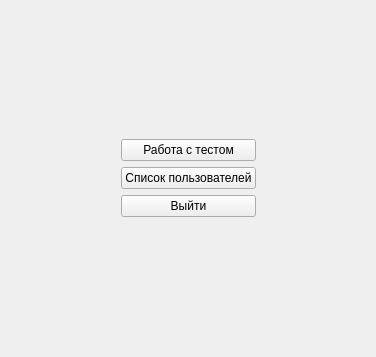
<?xml version="1.0" encoding="UTF-8"?>
<ui version="4.0">
    <class>Form</class>
    <widget class="QWidget" name="Form">
        <property name="geometry">
            <rect>
                <x>0</x>
                <y>0</y>
                <width>376</width>
                <height>357</height>
            </rect>
        </property>
        <property name="windowTitle">
            <string>Преподаватель</string>
        </property>
        <layout class="QGridLayout" name="gridLayout_2">
            <item row="2" column="1">
                <spacer name="verticalSpacer">
                    <property name="orientation">
                        <enum>Qt::Vertical</enum>
                    </property>
                    <property name="sizeType">
                        <enum>QSizePolicy::Maximum</enum>
                    </property>
                    <property name="sizeHint" stdset="0">
                        <size>
                            <width>20</width>
                            <height>40</height>
                        </size>
                    </property>
                </spacer>
            </item>
            <item row="1" column="0">
                <spacer name="horizontalSpacer">
                    <property name="orientation">
                        <enum>Qt::Horizontal</enum>
                    </property>
                    <property name="sizeHint" stdset="0">
                        <size>
                            <width>40</width>
                            <height>20</height>
                        </size>
                    </property>
                </spacer>
            </item>
            <item row="1" column="2">
                <spacer name="horizontalSpacer_2">
                    <property name="orientation">
                        <enum>Qt::Horizontal</enum>
                    </property>
                    <property name="sizeHint" stdset="0">
                        <size>
                            <width>40</width>
                            <height>20</height>
                        </size>
                    </property>
                </spacer>
            </item>
            <item row="1" column="1">
                <layout class="QVBoxLayout" name="verticalLayout_2">
                    <item>
                        <layout class="QVBoxLayout" name="verticalLayout_3">
                            <item>
                                <widget class="QPushButton" name="pushButton_2">
                                    <property name="sizePolicy">
                                        <sizepolicy hsizetype="Expanding" vsizetype="Maximum">
                                            <horstretch>0</horstretch>
                                            <verstretch>0</verstretch>
                                        </sizepolicy>
                                    </property>
                                    <property name="text">
                                        <string>Работа с тестом</string>
                                    </property>
                                </widget>
                            </item>
                            <item>
                                <widget class="QPushButton" name="pushButton">
                                    <property name="sizePolicy">
                                        <sizepolicy hsizetype="Minimum" vsizetype="Maximum">
                                            <horstretch>0</horstretch>
                                            <verstretch>0</verstretch>
                                        </sizepolicy>
                                    </property>
                                    <property name="text">
                                        <string>Список пользователей</string>
                                    </property>
                                </widget>
                            </item>
                            <item>
                                <widget class="QPushButton" name="pushButton_4">
                                    <property name="text">
                                        <string>Выйти</string>
                                    </property>
                                </widget>
                            </item>
                        </layout>
                    </item>
                </layout>
            </item>
            <item row="0" column="1">
                <spacer name="verticalSpacer_2">
                    <property name="orientation">
                        <enum>Qt::Vertical</enum>
                    </property>
                    <property name="sizeType">
                        <enum>QSizePolicy::Maximum</enum>
                    </property>
                    <property name="sizeHint" stdset="0">
                        <size>
                            <width>20</width>
                            <height>40</height>
                        </size>
                    </property>
                </spacer>
            </item>
        </layout>
    </widget>
    <resources/>
    <connections/>
</ui>
